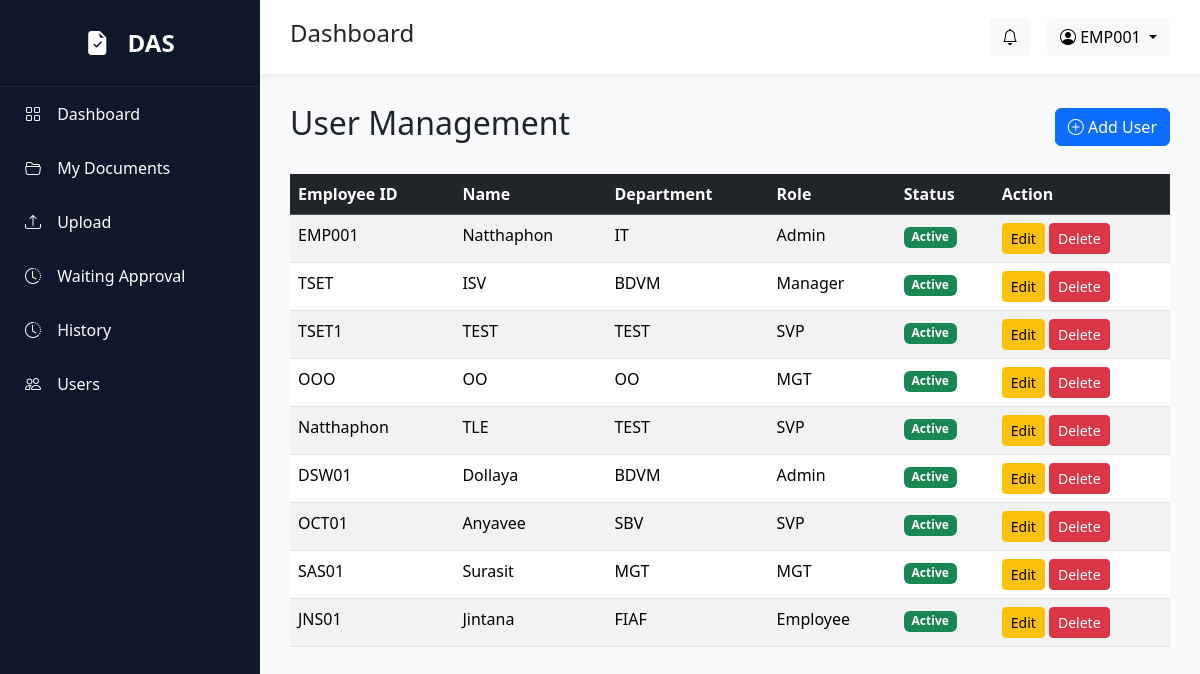
The app's page /users (signed in) with its own data.
### models/user.py (models this page shows)
class User(UserMixin, db.Model):
    __tablename__ = "users"
    id = db.Column(db.Integer, primary_key=True)
    employee_id = db.Column(db.String(20), unique=True, nullable=False)
    fullname = db.Column(db.String(200), nullable=False)
    username = db.Column(db.String(100), unique=True)
    password = db.Column(db.String(255), nullable=False)
    email = db.Column(db.String(150))
    department = db.Column(db.String(100))
    position = db.Column(db.String(100))
    role = db.Column(db.String(50), default="Employee")
    status = db.Column(db.String(20), default="Active")
    created_at = db.Column(db.DateTime, default=datetime.utcnow)
    approval_steps = db.relationship(
        "ApprovalStep",
        backref="approver",
        lazy=True
    )

### routes/user.py (the view)
@user_bp.route("/users")
@login_required
def users():
    if current_user.role != "Admin":
        abort(403)
    users = User.query.all()
    return render_template(
        "users/list.html",
        users=users
    )

### app.py (called while the page is built)
@login_manager.user_loader
def load_user(user_id):
    return User.query.get(int(user_id))

### templates/users/list.html (shortened to what this page needs)
{% extends 'layout/base.html' %}
{% block content %}
<div class="d-flex justify-content-between align-items-center mb-4">
    <h2>User Management</h2>
    <button class="btn btn-primary" data-bs-toggle="modal" data-bs-target="#addUserModal">
        <i class="bi bi-plus-circle"></i>
        Add User
    </button>
</div>
<table class="table table-striped table-hover">
    <thead class="table-dark">
        <tr>
            <th>Employee ID</th>
            <th>Name</th>
            <th>Department</th>
            <th>Role</th>
            <th>Status</th>
            <th>Action</th>
        </tr>
    </thead>
    <tbody>
        {% for user in users %}
        <tr>
            <td>{{ user.employee_id }}</td>
            <td>{{ user.fullname }}</td>
            <td>{{ user.department }}</td>
            <td>{{ user.role }}</td>
            <td>
                {% if user.status == "Active" %}
                <span class="badge bg-success">
                    Active
                </span>
                {% else %}
                <span class="badge bg-danger">
                    Inactive
                </span>
                {% endif %}
            </td>
            <td>
                <button
                    class="btn btn-warning btn-sm"
                    data-bs-toggle="modal"
                    data-bs-target="#editUserModal"
                    data-id="{{ user.id }}"
                    data-fullname="{{ user.fullname }}"
                    data-department="{{ user.department }}"
                    data-position="{{ user.position }}"
                    data-role="{{ user.role }}"
                    data-status="{{ user.status }}"
                >
                    Edit
                </button>
                <button class="btn btn-danger btn-sm">
                    Delete
                </button>
            </td>
        </tr>
        {% endfor %}
    </tbody>
</table>
{% endblock %}

### templates/layout/base.html (shortened to what this page needs)
<!DOCTYPE html>
<html lang="en">
<head>
    <link href="https://cdn.jsdelivr.net/npm/bootstrap@5.3.7/dist/css/bootstrap.min.css" rel="stylesheet">
    <link href="https://cdn.jsdelivr.net/npm/bootstrap-icons@1.11.3/font/bootstrap-icons.min.css" rel="stylesheet">
    <link rel="stylesheet" href="{{ url_for('static', filename='css/style.css') }}">
</head>
<body>
    <div class="wrapper">
        <div class="sidebar">
            <div class="logo">
                <i class="bi bi-file-earmark-check-fill"></i>
                DAS
            </div>
            <a href="/dashboard">
                <i class="bi bi-grid"></i>
                Dashboard
            </a>
            <a href="/documents">
                <i class="bi bi-folder2-open"></i>
                My Documents
            </a>
            <a href="/documents/create">
                <i class="bi bi-upload"></i>
                Upload
            </a>
            <a href="/documents/waiting">
                <i class="bi bi-clock-history"></i>
                Waiting Approval
            </a>
            <a href="/history">
                <i class="bi bi-clock-history"></i>
                History
            </a>
            {% if current_user.role == "Admin" %}
            <a href="/users">
                <i class="bi bi-people"></i>
                Users
            </a>
            {% endif %}
        </div>
        <div class="main">
            <div class="topbar">
                <h4>Dashboard</h4>
                <div class="d-flex align-items-center gap-3">
                    <button class="btn btn-light position-relative">
                        <i class="bi bi-bell"></i>
                    </button>
                    <div class="dropdown">
                        <button class="btn btn-light dropdown-toggle" data-bs-toggle="dropdown">
                            <i class="bi bi-person-circle"></i>
                            {{ current_user.employee_id }}
                        </button>
                    </div>
                </div>
            </div>
            <div class="content">
                {% block content %}
                {% endblock %}
            </div>
        </div>
    </div>
</body>
</html>

### static/css/style.css (style rules this page uses)
* { margin:0; padding:0; box-sizing:border-box; font-family:'Segoe UI',sans-serif; }
body { background:#F8FAFC; }
.wrapper { display:flex; }
.sidebar { width:260px; height:100vh; background:#0F172A; color:white; position:fixed; }
.logo { padding:25px; font-size:24px; font-weight:bold; text-align:center; border-bottom:1px solid #1E293B; }
.sidebar a { color:white; text-decoration:none; display:block; padding:15px 25px; transition:.3s; }
.sidebar i { margin-right:12px; }
.main { margin-left:260px; width:100%; }
.topbar { background:white; padding:18px 30px; display:flex; justify-content:space-between; align-items:center; box-shadow:0 2px 8px rgba(0,0,0,.08); }
.content { padding:30px; }

### records on screen
User: employee_id "EMP001", fullname "Natthaphon", department "IT", role "Admin", status "Active"
User: employee_id "TSET", fullname "ISV", department "BDVM", role "Manager", status "Active"
User: employee_id "TSET1", fullname "TEST", department "TEST", role "SVP", status "Active"
User: employee_id "OOO", fullname "OO", department "OO", role "MGT", status "Active"
User: employee_id "Natthaphon", fullname "TLE", department "TEST", role "SVP", status "Active"
User: employee_id "DSW01", fullname "Dollaya", department "BDVM", role "Admin", status "Active"
User: employee_id "OCT01", fullname "Anyavee", department "SBV", role "SVP", status "Active"
User: employee_id "SAS01", fullname "Surasit", department "MGT", role "MGT", status "Active"
User: employee_id "JNS01", fullname "Jintana", department "FIAF", role "Employee", status "Active"
